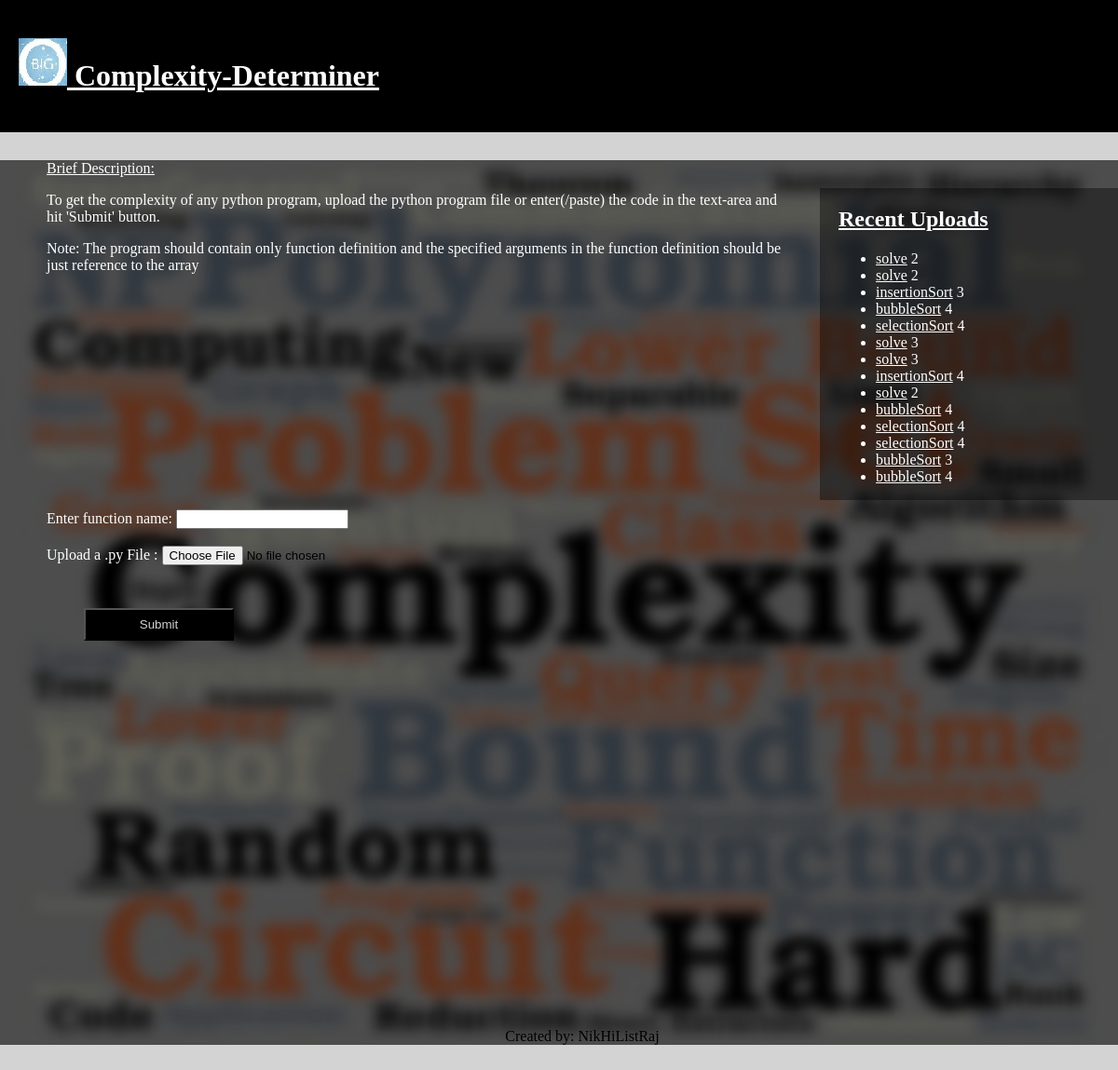
/compx/compform, run on the app's committed database.
### compx/models.py (models this page shows, shortened)
class ModelWithFileField(models.Model):
    fname_field = models.CharField(max_length=30,default='solve')
    code_field = models.TextField(default="not found")
    complexity_field = models.CharField(max_length=30,default='logarithmic')
    complexity_key = models.CharField(max_length=30,default='exponential')
    time1_field = models.CharField(max_length=30, default='10')
    time2_field = models.CharField(max_length=30, default='20')
    time3_field = models.CharField(max_length=30, default='30')
    def get_absolute_url(self):
        return reverse('compxdet',args=[str(self.id)])

### compx/views.py (the view, shortened to what this page needs)
# urls.py: path('compform',MyFormView.as_view(), name='compHome'),
class MyFormView(TemplateView):
    form_class = UploadFileForm
    template_name = 'compDetHome.html'
    model = ModelWithFileField
    def get(self, request, *args, **kwargs):
        form = self.form_class()
        instances = ModelWithFileField.objects.all()
        return render(request, self.template_name, {'form':form,'instances':instances})

### compx/forms.py
class UploadFileForm(forms.Form):
    function_name = forms.CharField(max_length=50)
    file = forms.FileField()

### compx/templates/compDetHome.html (shortened to what this page needs)
{% extends "basetemplate.html" %}
{%block compHomepage %}
        <div class="rightpane editp">
            <h2><u>Recent Uploads</h2></u>
                <ul>
                {% for f in instances %}
                <li>
                <a href = "{{f.get_absolute_url}}">
                {{f.fname_field}}</a>  {{f.complexity_field}}
                </li>
                {% endfor %}
            </ul>
        </div>
        <section class="editp">
           <p  style="color:#ffffff"class="lead card-text"><span style="text-decoration:underline;" >Brief
                Description:</span></p>
            <p style="color:#ffffff"class="lead card-text">
                To get the complexity of any
        python program, upload the python program file or enter(/paste) the
        code in the text-area and hit 'Submit' button.</p>
        </section>
        <div  class="container">
                <p  style="color:#ffffff"class="lead card-text">Note: The program should contain only function definition and
            the specified arguments in the function definition should be just
            reference to the array</p>
        <form class ="myform" enctype="multipart/form-data" action="" method="post">
<div class="fieldWrapper">
    <label  style="color:#ffffff"class="lead card-text" for="{{ form.function_name.id_for_label }}">Enter function name:</label>
    {{ form.function_name }}
</div>
    <br>
<div class="fieldWrapper">
    <label  style="color:#ffffff"class="lead card-text" for="{{ form.file.id_for_label }}">Upload a .py File :</label>
    {{ form.file }}
</div>
    <br>
    <br>
            <input class="buttonsub" type="submit" value="Submit">
        </form>
    <p>
         <br>
         <br>
         <br>
         <br>
         <br>
         <br>
         <br>
         <br>
         <br>
         <br>
         <br>
         <br>
         <br>
     </p>
{% endblock %}

### compx/static/css/homestyles.css (style rules this page uses)
body { background-color:lightgray; margin:0px; padding:0px; }
.editp { color:black; margin-top:30px; margin-bottom:10px; margin-left:30px; padding-left:20px; }
.container { padding-left:20px; margin-left:30px; margin-top:10px; }
.myform { padding-bottom:20px; float:left; width:70%; }
.myform label { // display:block; }
.buttonsub { margin:10px 0px 10px 40px; background-color:black; width:20%; padding:8px; color:lightgray; }
.editp a { color:white; }

### compx/templates/compDetHome.html (style rules this page uses)
.rightpane { width: 25%; height: 100%; position: relative; float: right; background-color: rgba(0,0,0, 0.4); border-collapse: collapse; color:#ffffff }

### data on the page
ModelWithFileField: fname_field "solve", complexity_field "2"
ModelWithFileField: fname_field "solve", complexity_field "2"
ModelWithFileField: fname_field "insertionSort", complexity_field "3"
ModelWithFileField: fname_field "bubbleSort", complexity_field "4"
ModelWithFileField: fname_field "selectionSort", complexity_field "4"
ModelWithFileField: fname_field "solve", complexity_field "3"
ModelWithFileField: fname_field "solve", complexity_field "3"
ModelWithFileField: fname_field "insertionSort", complexity_field "4"
ModelWithFileField: fname_field "solve", complexity_field "2"
ModelWithFileField: fname_field "bubbleSort", complexity_field "4"
ModelWithFileField: fname_field "selectionSort", complexity_field "4"
ModelWithFileField: fname_field "selectionSort", complexity_field "4"
ModelWithFileField: fname_field "bubbleSort", complexity_field "3"
ModelWithFileField: fname_field "bubbleSort", complexity_field "4"
